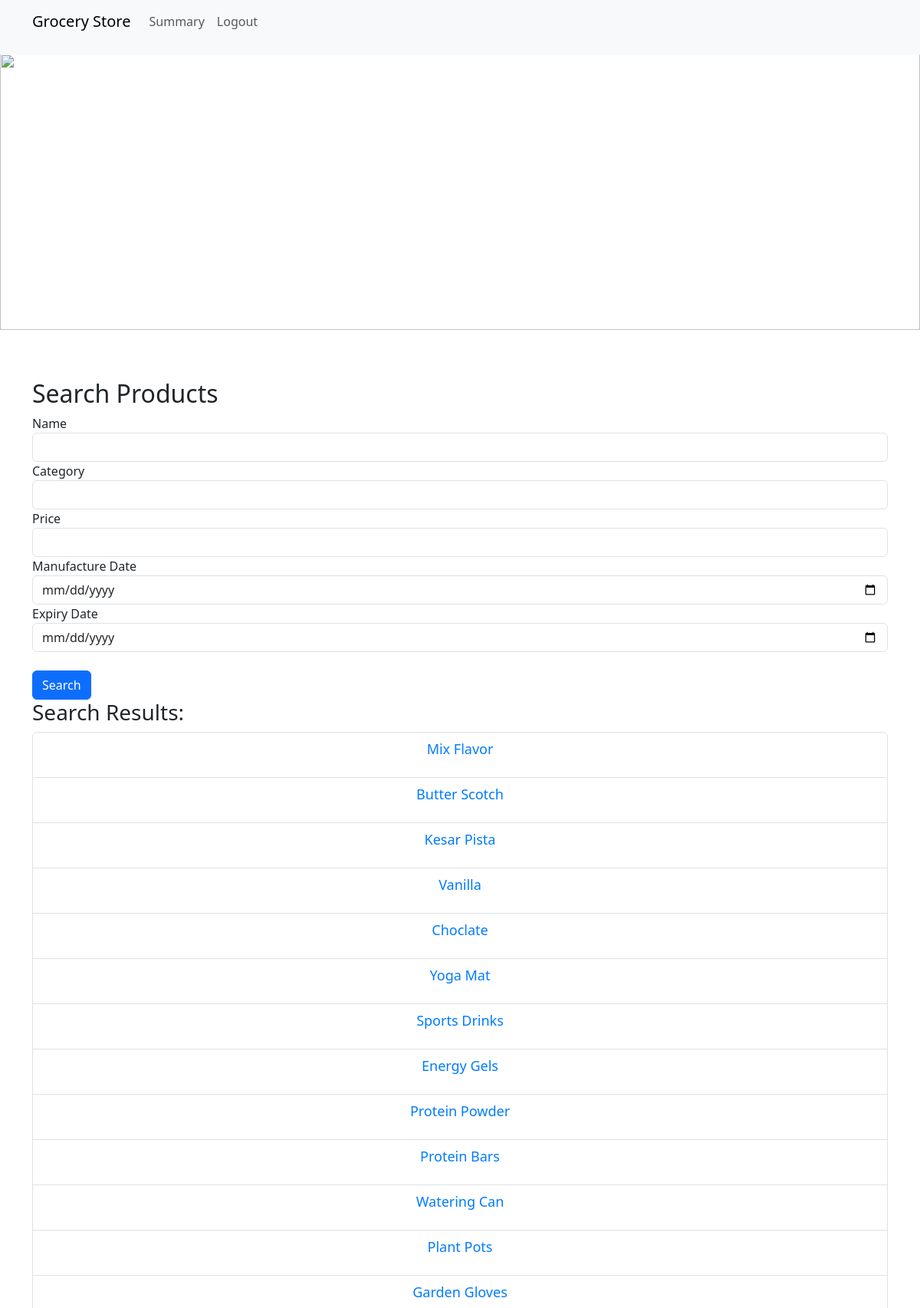
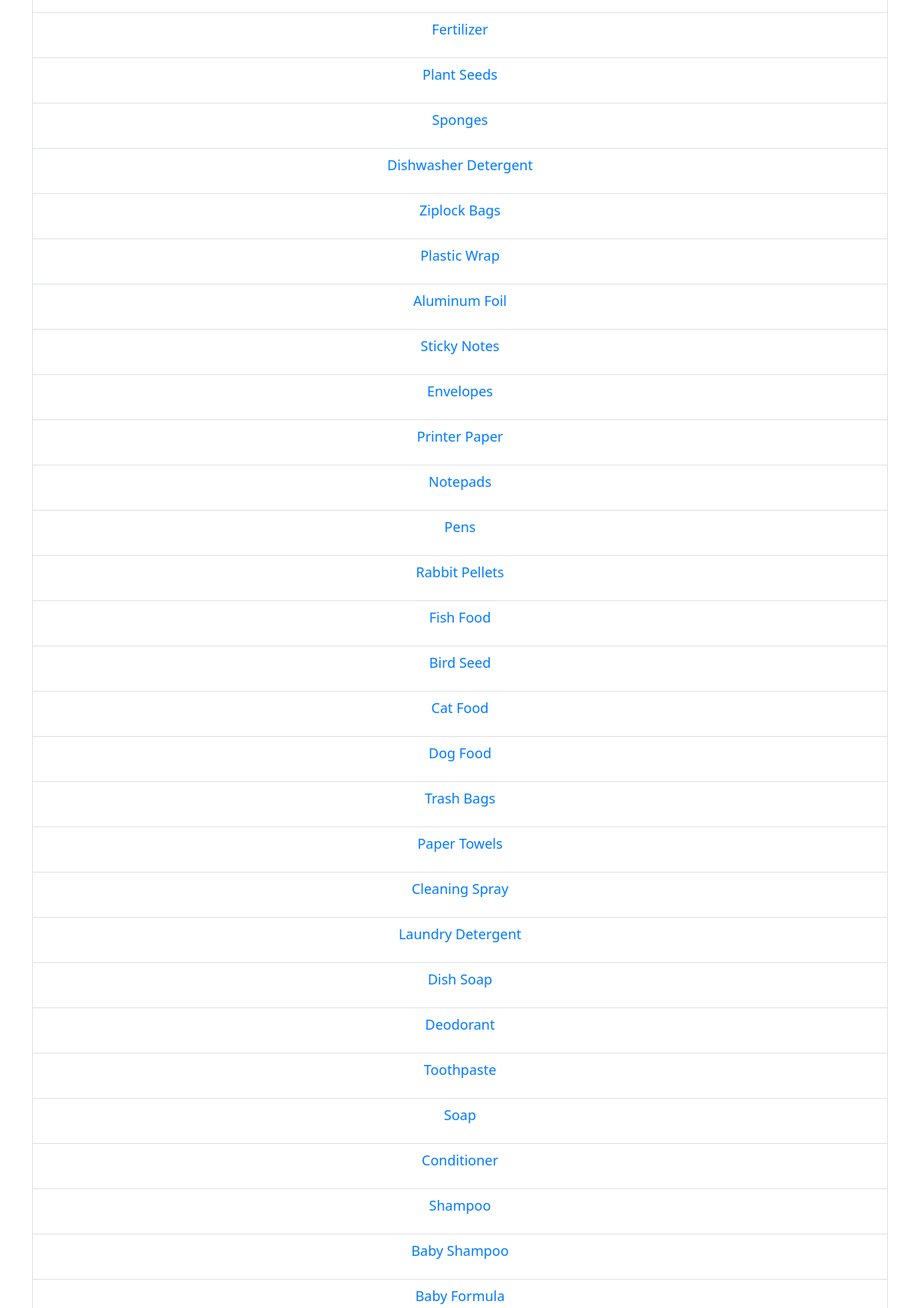
The app's page /admin_search_product (signed in, upper part) with its own data (2 pictures, top to bottom).
### application/models.py (models this page shows)
class Products(db.Model):
    __tablename__ = "products"
    product_id = db.Column(db.Integer, primary_key=True, autoincrement=True)
    product_name = db.Column(db.String(200), nullable=False)
    manufacture_date = db.Column(db.Date)
    expiry_date = db.Column(db.Date)
    rate_per_unit = db.Column(db.Float, nullable=False)
    unit = db.Column(db.String(200), nullable=False, default='Rs')
    section_id = db.Column(db.Integer, db.ForeignKey('sections.section_id', onupdate='CASCADE'))
    section = db.relationship('Sections', backref=db.backref('products', lazy=True))
    quantity_available = db.Column(db.Integer, db.CheckConstraint('quantity_available >= 0', name='check_min_quantity') , nullable=False)

### application/controllers.py (the view)
@app.route("/admin_search_product", methods=["GET", "POST"])
@login_required
def admin_search_product():
    form=SearchForm()
    if request.method == "POST":
        query_params = []
        product_name = request.form.get("name")
        if product_name:
            query_params.append(Products.product_name.ilike(f"%{product_name}%"))
        category = request.form.get("category")
        if category:
            query_params.append(Products.section.has(Sections.section_name.ilike(f"%{category}%")))
        price = request.form.get("price")
        if price:
            query_params.append(Products.rate_per_unit.ilike(f"%{price}%"))
        manufacture_date = request.form.get("manufacture_date")
        if manufacture_date:
            query_params.append(Products.manufacture_date.ilike(f"%{manufacture_date}%"))
        expiry_date = request.form.get("expiry_date")
        if expiry_date:
           query_params.append(Products.expiry_date.ilike(f"%{expiry_date}%"))
        products_query = Products.query.filter(*query_params)
        products = products_query.all()
        products.reverse()
    else:
        products = Products.query.all()
        products.reverse()
    return render_template('admin_search_product.html', products=products, form=form)

### application/forms.py
class SearchForm(FlaskForm):
    category = StringField("Category", validators=[])
    name = StringField("Name", validators=[])
    price = FloatField("Price", validators=[NumberRange(min=0, message="Price must be greater than or equal to 0.")])
    manufacture_date = DateField("Manufacture Date")
    expiry_date = DateField("Expiry Date")
    submit = SubmitField("Search")

### application/controllers.py (called while the page is built)
@login_manager.user_loader
def load_user(user_id):
    return Users.query.get(int(user_id))

### templates/admin_search_product.html (shortened to what this page needs)
<!DOCTYPE html>
<html>
<head>
    <link href="https://cdn.jsdelivr.net/npm/bootstrap@5.3.0/dist/css/bootstrap.min.css" rel="stylesheet">
    <link rel="stylesheet" type="text/css" href="{{ url_for('static', filename='styles.css') }}">
</head>
<body>
    {% include 'admin_header.html' %}
    {% include 'banner.html' %}
    <div class="container mt-5">
        <h2>Search Products</h2>
        <form method="POST" action="{{ url_for('admin_search_product') }}">
            <div class="form-group">
                {{ form.name.label }}
                {{ form.name(class="form-control") }}
            </div>
            <div class="form-group">
                {{ form.category.label }}
                {{ form.category(class="form-control") }}
            </div>
            <div class="form-group">
                {{ form.price.label }}
                {{ form.price(class="form-control") }}
            </div>
            <div class="form-group">
                {{ form.manufacture_date.label }}
                {{ form.manufacture_date(class="form-control") }}
            </div>
            <div class="form-group">
                {{ form.expiry_date.label }}
                {{ form.expiry_date(class="form-control") }}
            </div>
            <br>
            <button type="submit" class="btn btn-primary">Search</button>
        </form>
        <h3>Search Results:</h3>
        <ul class="list-group">
            {% for item in products %}
            <li class="list-group-item">
                <a href="{{ url_for('manage_product_details', product_id=item.product_id) }}">{{ item.product_name }}</a>
            </li>
            {% endfor %}
        </ul>
        <br>
    </div>
</body>
</html>

### static/styles.css (style rules this page uses)
body { padding-top: 70px; }
a { display: block; text-align: center; font-size: 18px; margin-bottom: 15px; text-decoration: none; color: #007bff; }

### records on screen
Products: product_name "Mix Flavor"
Products: product_name "Butter Scotch"
Products: product_name "Kesar Pista"
Products: product_name "Vanilla"
Products: product_name "Choclate"
Products: product_name "Yoga Mat"
Products: product_name "Sports Drinks"
Products: product_name "Energy Gels"
Products: product_name "Protein Powder"
Products: product_name "Protein Bars"
Products: product_name "Watering Can"
Products: product_name "Plant Pots"
Products: product_name "Garden Gloves"
Products: product_name "Fertilizer"
Products: product_name "Plant Seeds"
Products: product_name "Sponges"
Products: product_name "Dishwasher Detergent"
Products: product_name "Ziplock Bags"
Products: product_name "Plastic Wrap"
Products: product_name "Aluminum Foil"
Products: product_name "Sticky Notes"
Products: product_name "Envelopes"
Products: product_name "Printer Paper"
Products: product_name "Notepads"
Products: product_name "Pens"
Products: product_name "Rabbit Pellets"
Products: product_name "Fish Food"
Products: product_name "Bird Seed"
Products: product_name "Cat Food"
Products: product_name "Dog Food"
Products: product_name "Trash Bags"
Products: product_name "Paper Towels"
Products: product_name "Cleaning Spray"
Products: product_name "Laundry Detergent"
Products: product_name "Dish Soap"
Products: product_name "Deodorant"
Products: product_name "Toothpaste"
Products: product_name "Soap"
Products: product_name "Conditioner"
Products: product_name "Shampoo"
Products: product_name "Baby Shampoo"
Products: product_name "Baby Formula"
